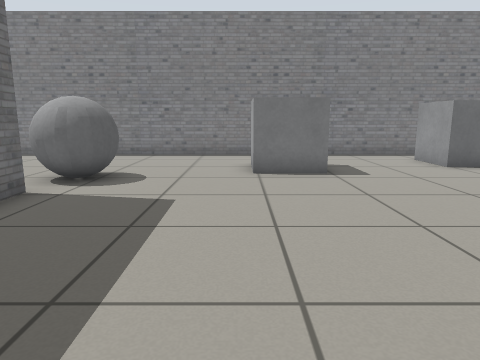
View 1 (above)

17 first-person views from a walk through a robot-simulator world made for Gazebo. The camera is 0.72 m above the floor, tilts 10° down and sees 70° across. The floor is counted in squares, 0.5 m on a side. Each view is taken from the middle of a square. On the plan, view 1 faces up. The plan holds only what a view shows up to about 15 squares ahead; the rest is blank.

View 2
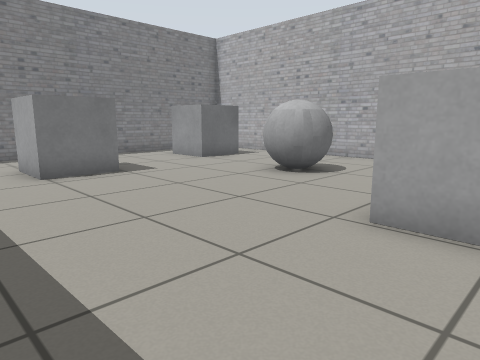

View 3
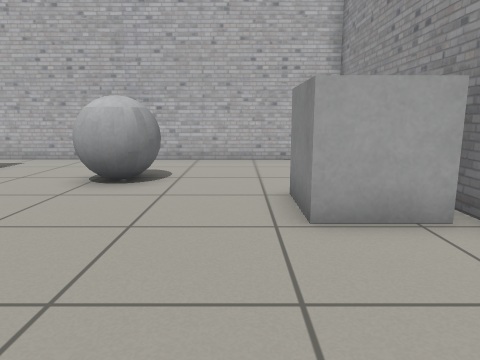

View 4
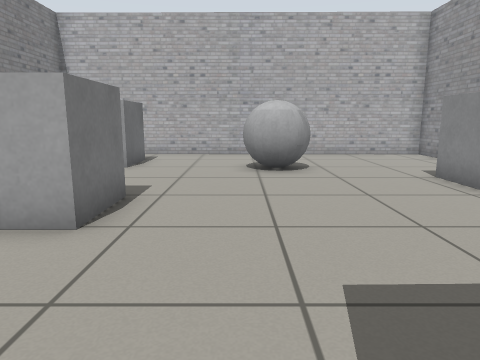

View 5
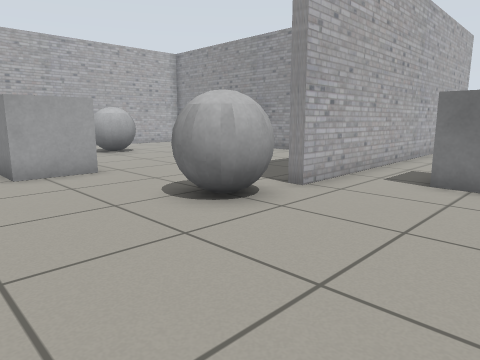

View 6
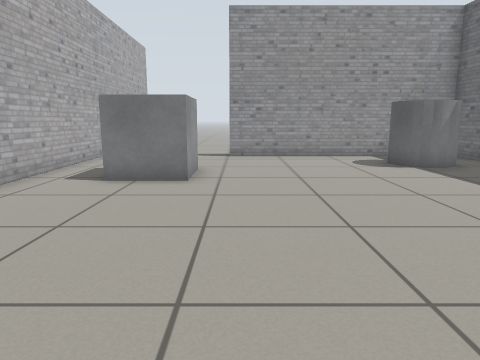

View 7
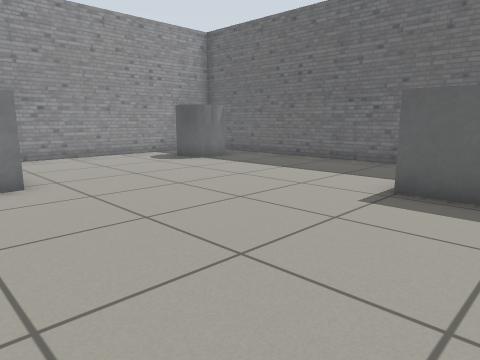

View 8
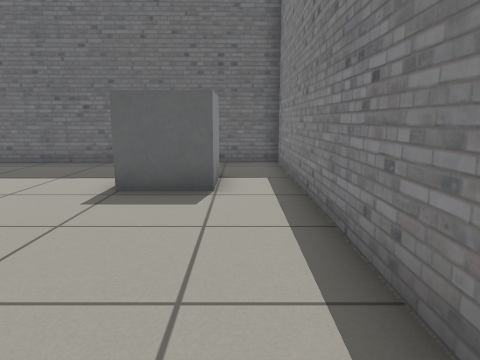

View 9
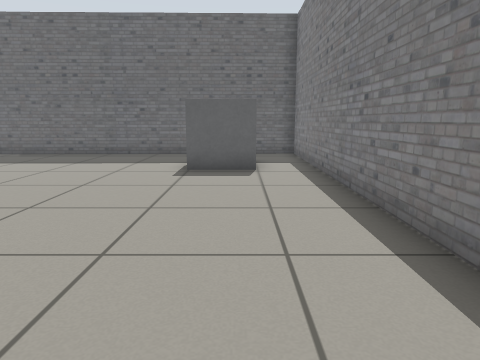

View 10
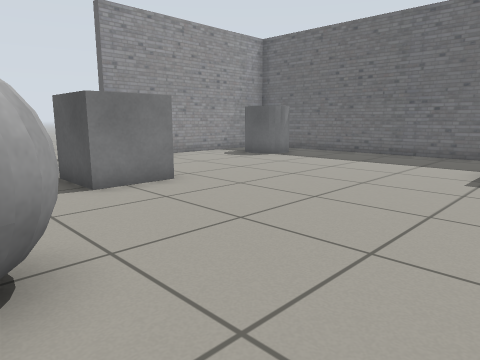

View 11
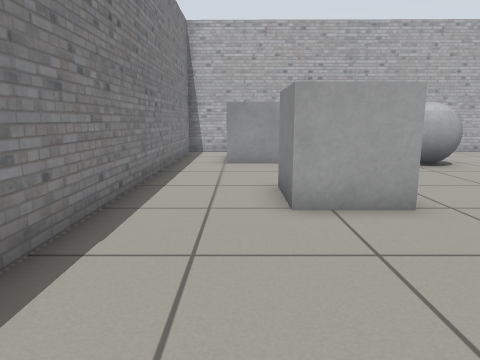

View 12
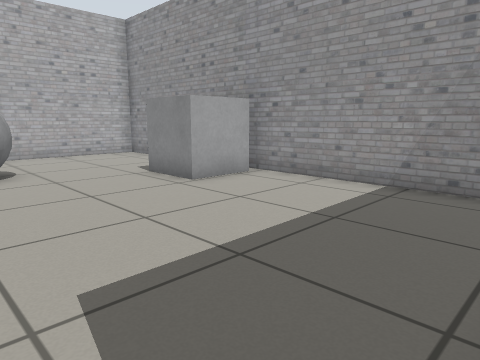

View 13
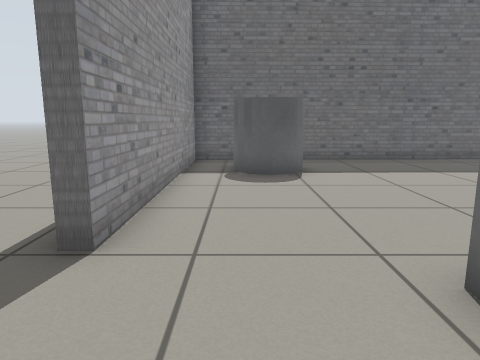

View 14
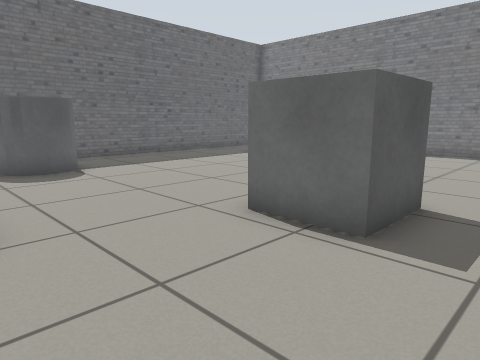

View 15
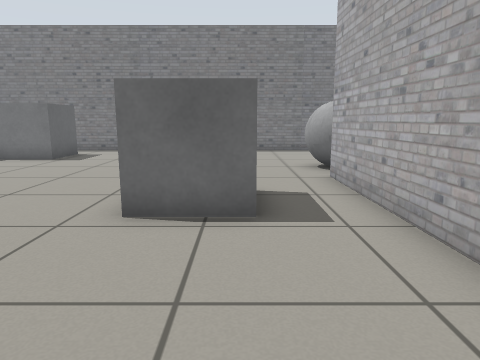

View 16
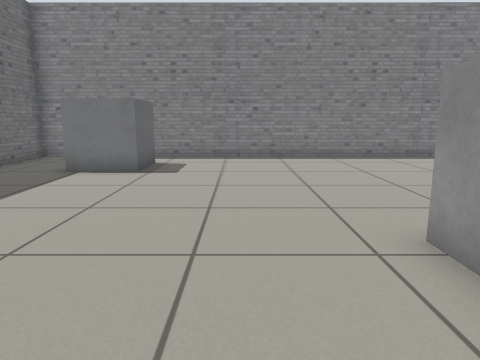

View 17
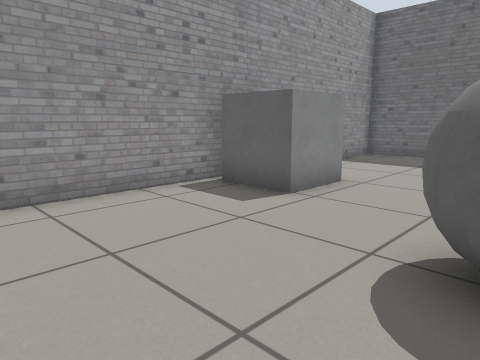

### Floor plan
Points are (right, up) in squares from view 1. A wall is a line through its corners. A room is listed if a view was taken in it or the views show most of it. See-through windows are left out.
Room 1 (views 1, 2, 3, 4, 5, 6, 7, 8, 9, 10, 11, 12, 13, 16, 17)
walls: (-4.2, 3.3) (-4.2, -0.5) (10.4, -0.5) (10.5, 14.3) (-18.6, 14.3) (-18.3, -0.5) (-9.6, -0.5); (-4.6, -0.4) (-4.7, 6.7) (-4.3, 6.7) (-4.3, 5.9)
ways out: opening at (-7, -1) to room 2
objects: grey cylinder (-17, 1) to (-15, 3); other object (-16, 11) to (-14, 12); grey box (-9, 3) to (-7, 5); grey ball (-5, 8) to (-3, 9); other object (1, 9) to (2, 11); other object (3, 0) to (4, 2); grey ball (6, 5) to (7, 7); grey box (7, 11) to (8, 12)
Room 2 (views 14, 15)
walls: (-9.6, -0.5) (-9.6, -1.1); (-4.5, -4.6) (-4.6, -0.4)
ways out: opening at (-7, -1) to room 1

Where each view was taken, in squares from view 1:
view 1: 0 up, 0 right, facing up
view 2: 0 up, 2 left, facing up-right
view 3: 3 up, 2 left, facing right
view 4: 7 up, 4 left, facing right
view 5: 13 up, 9 left, facing down-right
view 6: 13 up, 10 left, facing down
view 7: 13 up, 7 left, facing down-left
view 8: 13 up, 7 left, facing left
view 9: 12 up, 4 left, facing left
view 10: 12 up, 4 left, facing down-left
view 11: 12 up, 5 left, facing right
view 12: 7 up, 4 left, facing down-right
view 13: 1 up, 6 left, facing left
view 14: 1 down, 5 left, facing up-left
view 15: 2 down, 7 left, facing up
view 16: 1 up, 11 left, facing up
view 17: 6 up, 10 right, facing down-left
